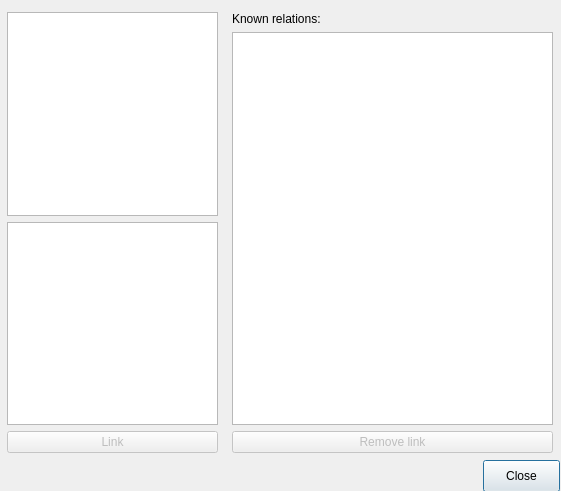
<?xml version="1.0" encoding="UTF-8"?>
<ui version="4.0">
 <class>LinkWindow</class>
 <widget class="QDialog" name="LinkWindow">
  <property name="geometry">
   <rect>
    <x>0</x>
    <y>0</y>
    <width>561</width>
    <height>491</height>
   </rect>
  </property>
  <property name="windowTitle">
   <string>Scientists and Computers</string>
  </property>
  <widget class="QPushButton" name="button_close">
   <property name="geometry">
    <rect>
     <x>483</x>
     <y>460</y>
     <width>77</width>
     <height>32</height>
    </rect>
   </property>
   <property name="text">
    <string>Close</string>
   </property>
  </widget>
  <widget class="QWidget" name="layoutWidget">
   <property name="geometry">
    <rect>
     <x>7</x>
     <y>12</y>
     <width>211</width>
     <height>441</height>
    </rect>
   </property>
   <layout class="QVBoxLayout" name="verticalLayout">
    <item>
     <widget class="QListWidget" name="list_scientists">
      <property name="resizeMode">
       <enum>QListView::Adjust</enum>
      </property>
     </widget>
    </item>
    <item>
     <widget class="QListWidget" name="list_computers"/>
    </item>
    <item>
     <widget class="QPushButton" name="Button_link">
      <property name="enabled">
       <bool>false</bool>
      </property>
      <property name="text">
       <string>Link</string>
      </property>
     </widget>
    </item>
   </layout>
  </widget>
  <widget class="QWidget" name="layoutWidget">
   <property name="geometry">
    <rect>
     <x>232</x>
     <y>12</y>
     <width>321</width>
     <height>441</height>
    </rect>
   </property>
   <layout class="QVBoxLayout" name="verticalLayout_2">
    <item>
     <widget class="QLabel" name="label_known_relations">
      <property name="text">
       <string>Known relations:</string>
      </property>
     </widget>
    </item>
    <item>
     <widget class="QTableWidget" name="table_known_relations">
      <property name="selectionBehavior">
       <enum>QAbstractItemView::SelectRows</enum>
      </property>
      <property name="showGrid">
       <bool>false</bool>
      </property>
      <attribute name="horizontalHeaderVisible">
       <bool>false</bool>
      </attribute>
      <attribute name="verticalHeaderVisible">
       <bool>false</bool>
      </attribute>
      <column>
       <property name="text">
        <string>sciname</string>
       </property>
      </column>
      <column>
       <property name="text">
        <string>Name</string>
       </property>
      </column>
      <column>
       <property name="text">
        <string>compname</string>
       </property>
      </column>
     </widget>
    </item>
    <item>
     <widget class="QPushButton" name="button_remove_link">
      <property name="enabled">
       <bool>false</bool>
      </property>
      <property name="text">
       <string>Remove link</string>
      </property>
     </widget>
    </item>
   </layout>
  </widget>
  <widget class="QLabel" name="label_link_error">
   <property name="geometry">
    <rect>
     <x>10</x>
     <y>450</y>
     <width>199</width>
     <height>16</height>
    </rect>
   </property>
   <property name="text">
    <string/>
   </property>
  </widget>
 </widget>
 <resources/>
 <connections/>
</ui>
